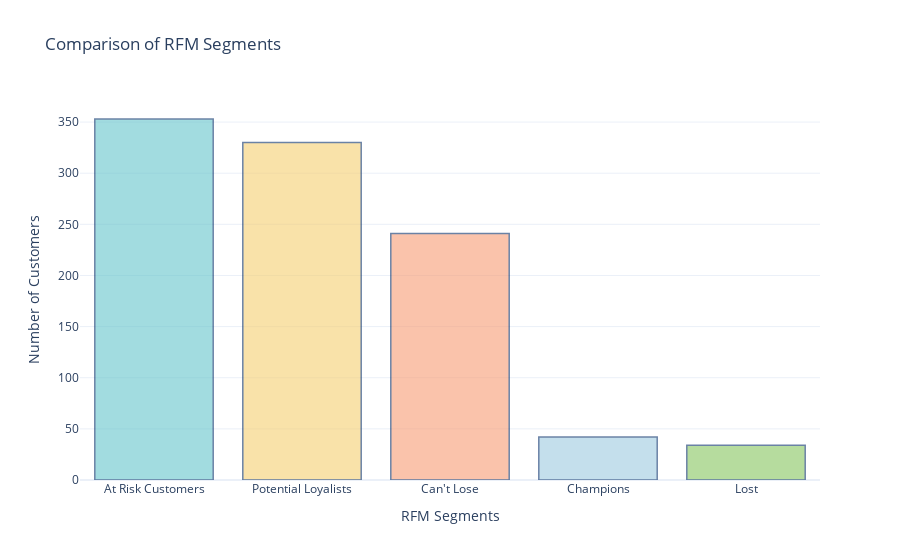

This figure's notebook cell:
### Markdown cell above
Now let’s have a look at the number of customers in all the segments:

### Code cell
import plotly.colors

pastel_colors = plotly.colors.qualitative.Pastel

segment_counts = data['RFM Customer Segments'].value_counts()

# Create a bar chart to compare segment counts
fig = go.Figure(data=[go.Bar(x=segment_counts.index, y=segment_counts.values,
                            marker=dict(color=pastel_colors))])

# Set the color of the Champions segment as a different color
champions_color = 'rgb(158, 202, 225)'
fig.update_traces(marker_color=[champions_color if segment == 'Champions' else pastel_colors[i]
                                for i, segment in enumerate(segment_counts.index)],
                  marker_line_color='rgb(8, 48, 107)',
                  marker_line_width=1.5, opacity=0.6)

# Update the layout
fig.update_layout(title='Comparison of RFM Segments',
                  xaxis_title='RFM Segments',
                  yaxis_title='Number of Customers',
                  showlegend=False)

fig.show()

### Figure 1 — Plotly figure (JSON) as saved in the notebook; plotly's stock layout.template omitted (floating-point values rounded to 4 significant figures)
{"data": [{"marker": {"color": ["rgb(102, 197, 204)", "rgb(246, 207, 113)", "rgb(248, 156, 116)", "rgb(158, 202, 225)", "rgb(135, 197, 95)"], "line": {"color": "rgb(8, 48, 107)", "width": 1.5}}, "opacity": 0.6, "type": "bar", "x": ["At Risk Customers", "Potential Loyalists", "Can't Lose", "Champions", "Lost"], "y": [353, 330, 241, 42, 34]}], "layout": {"showlegend": false, "title": {"text": "Comparison of RFM Segments"}, "xaxis": {"title": {"text": "RFM Segments"}}, "yaxis": {"title": {"text": "Number of Customers"}}}}
